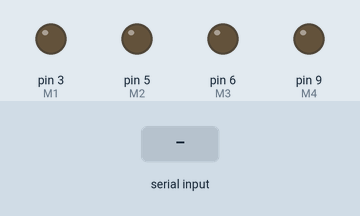
Simulated run of this sketch. Board: Arduino Uno, built with avr-gcc and run on an emulated ATmega328P. Parts: output pins drawn as LEDs (lit = HIGH). Inputs (shaded band) come from the test bench.

Above: at 1.2 s.
1.3 s: "N" received over Serial
At 2.1 s:
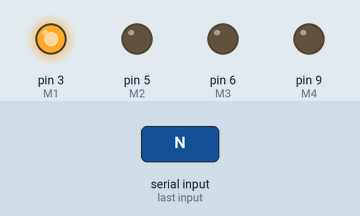
3.3 s: "E" received over Serial
At 4.8 s:
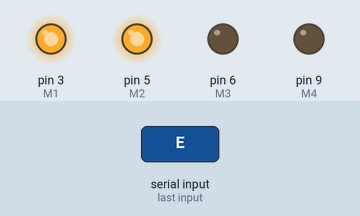
5.3 s: "X" received over Serial
At 6.3 s:
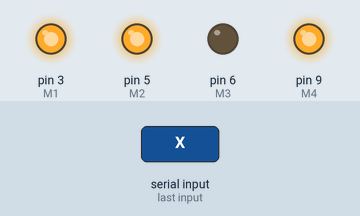
Timing chart, 0 to 8.3 s (numbered marks = the images above; inputs shaded):
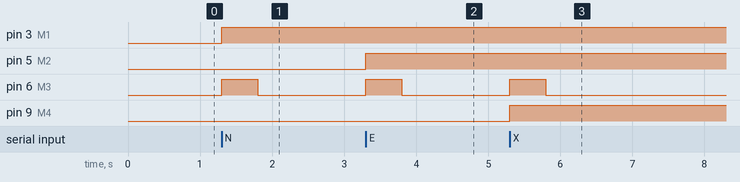

The sketch:

ArduinoCommunicationToUnity.ino
```cpp
int M1 =3;
int M2 =5;
int M3 =6;
int M4 =9;
int LED =6;

void setup() {
  Serial.begin(9600);
  while(!Serial);

  pinMode(M1, OUTPUT);
  pinMode(M2, OUTPUT);
  pinMode(M3, OUTPUT);
  pinMode(M4, OUTPUT);
  pinMode(LED, OUTPUT);

}

void loop() {

   if (Serial.available() > 0)
   {
    char serialData = Serial.read();

    if(serialData =='N'){
        digitalWrite(M1,HIGH);

        ///////LED
        digitalWrite(LED, HIGH);
        delay(500);
        digitalWrite(LED, LOW);
        delay(500);
      }
      else if(serialData =='E'){
        digitalWrite(M2,HIGH);

        ///////LED
        digitalWrite(LED, HIGH);
        delay(500);
        digitalWrite(LED, LOW);
        delay(500);
      }
      else if(serialData =='W'){
        digitalWrite(M3,HIGH);

        ///////LED
        digitalWrite(LED, HIGH);
        delay(500);
        digitalWrite(LED, LOW);
        delay(500);
      }
      else if(serialData =='X'){
        digitalWrite(M4,HIGH);

        ///////LED
        digitalWrite(LED, HIGH);
        delay(500);
        digitalWrite(LED, LOW);
        delay(500);
      }
    }
}
```

Measured:
- after the input at 1.3 s, pin 3 (M1): LOW → HIGH at once; pin 6 (M3): LOW → HIGH at once, → LOW 0.50 s later
- after the input at 3.3 s, pin 5 (M2): LOW → HIGH at once; pin 6 (M3): LOW → HIGH at once, → LOW 0.50 s later
- after the input at 5.3 s, pin 6 (M3): LOW → HIGH at once, → LOW 0.50 s later; pin 9 (M4): LOW → HIGH at once
